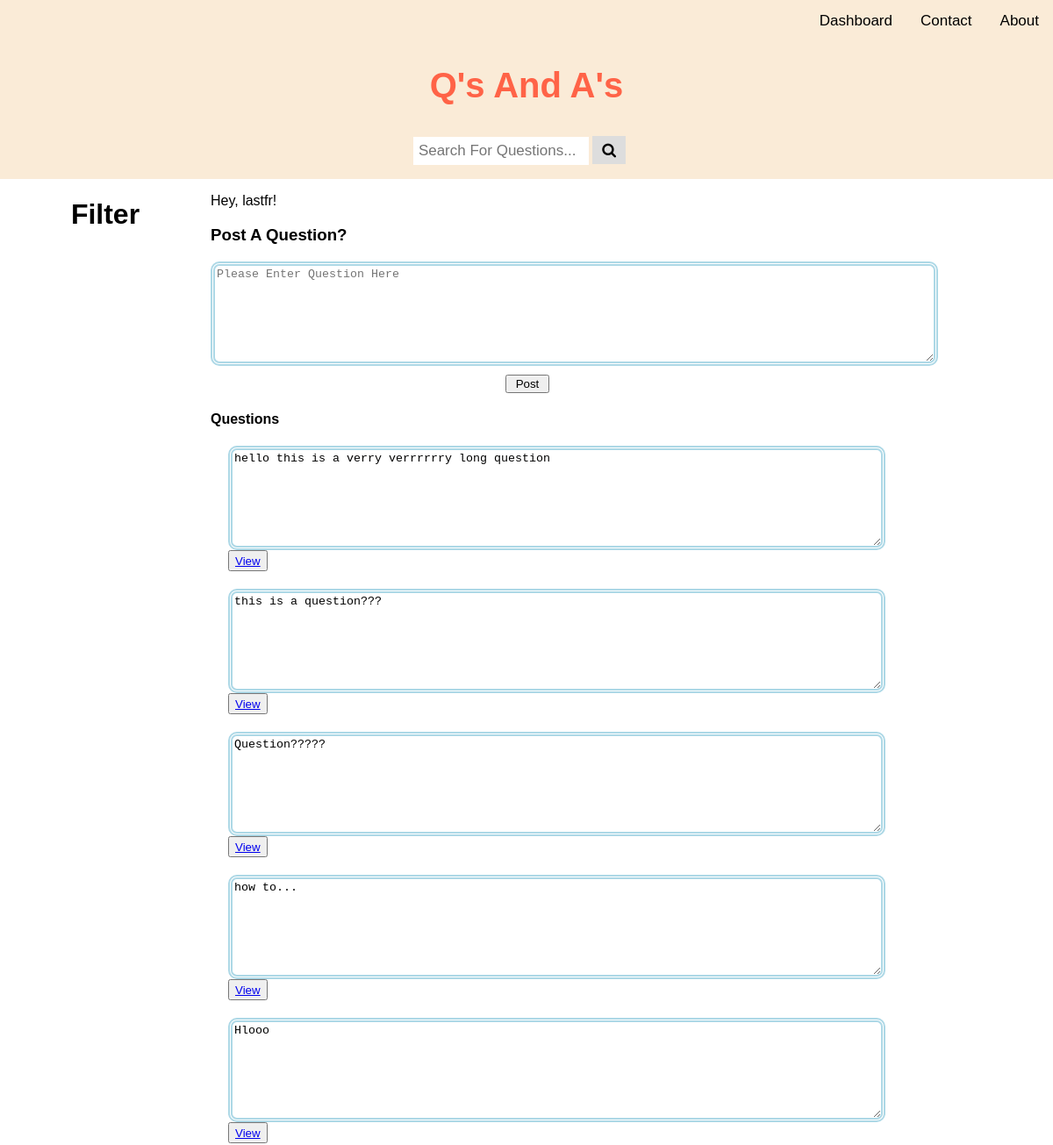
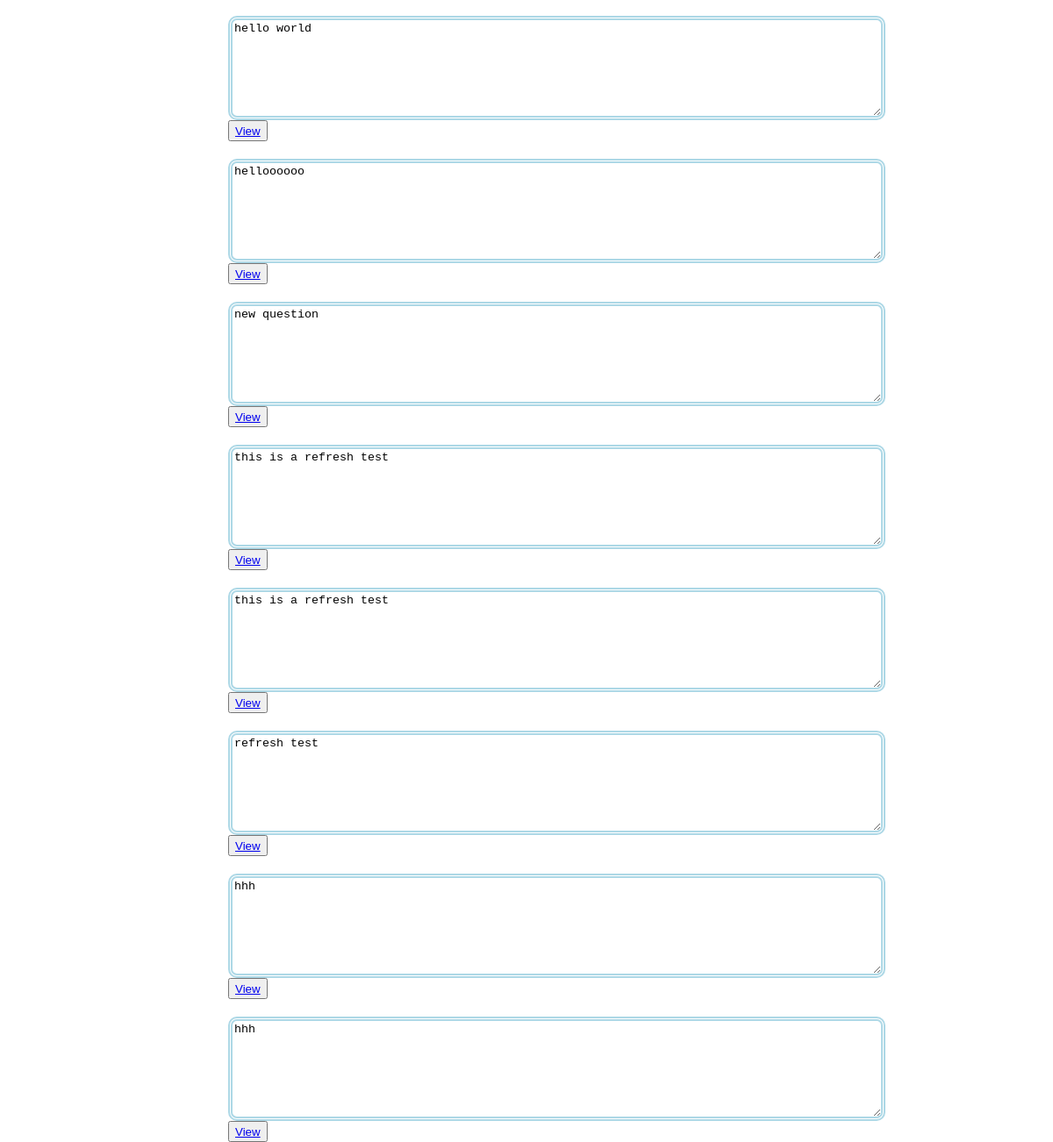
The app's page /home.php (signed in) with its own data (2 pictures, top to bottom).
### tables this page shows
CREATE TABLE `questions` (
  `q_id` int(11) NOT NULL,
  `description` varchar(255) NOT NULL,
  `user_id` int(11) NOT NULL
);

### home.php (the view, shortened to what this page needs)
<html>
    <link rel="stylesheet" href="home.css">
    <link rel="stylesheet" href="https://cdnjs.cloudflare.com/ajax/libs/font-awesome/4.7.0/css/font-awesome.min.css">
    <head>
        <div class="topnav0">
          <a href="#about">About</a>
          <a href="#contact">Contact</a>
          <a href="dashboard.php">Dashboard</a>
        </div>
        <div class="topnav">
            <h1 id="heading">Q's And A's</h1>
            <div class="search-container">
              <form action="/action_page.php">
                <input type="text" placeholder="Search For Questions..." name="search">
                <button type="submit"><i class="fa fa-search"></i></button>
              </form>
            </div>
          </div>
    </head>
    <body>
      <?php
        require "php/database_connect.php";
      ?>
      <div class="body-content">
        <div class="side-box">
          <h1>Filter</h1>
        </div>
        <div class="post-container">
        <p>Hey, <?php echo $_SESSION['first_name']; ?>!</p>
          <h3>Post A Question?</h3>
          <form action="" method="post">
          <textarea name="question_description" id="qpost" cols="100" rows="7" placeholder="Please Enter Question Here"></textarea><br>
          <input type="submit" id="postbutton" value="Post">
          </form>
          <h4>Questions</h4>
          <?php
            $query1="SELECT * FROM `questions`";
            $result1 = mysqli_query($conn, $query1) or die(mysql_error());
            $questions = mysqli_fetch_all($result1, MYSQLI_ASSOC);
            foreach($questions as $question){
            ?>
            <div id="question_box">
                <textarea cols="90" rows="7" readonly><?php echo $question['description'];?></textarea>
              <div id="question_buttons">
                <?php
                  echo "<button type='button'><a href='question_details.php?q_id=$question[q_id]&user_id=$_SESSION[id]' class='view_button'>View</button></a>";
                ?>
                </div>
            </div>
            <?php
            }
          ?>
        </div>
    </body>
</html>

### home.css (style rules this page uses)
#heading { color:tomato; background-color: antiquewhite; font-size: 40px; font-family: Impact, Haettenschweiler, 'Arial Narrow Bold', sans-serif; text-align: center; cursor:default; }
* { box-sizing: border-box; }
body { margin: 0; font-family: Arial, Helvetica, sans-serif; }
.topnav0 { overflow: hidden; background-color: antiquewhite; }
.topnav0 a { float: right; display: block; color: black; text-align: center; padding: 14px 16px; text-decoration: none; font-size: 17px; }
.topnav { overflow: hidden; background-color: antiquewhite; }
.topnav .search-container { text-align: center; }
.topnav input[type=text] { padding: 6px; width: 200px; margin-top: 8px; font-size: 17px; border: none; }
.topnav .search-container button { padding: 7.7px 11px; margin-top: 8px; margin-right: 16px; background: #ddd; font-size: 17px; border: none; cursor: pointer; }
.search-container input { width: 200px; }
.body-content { display: flex; height: 100%; width: 100%; }
.side-box { height: 100%; width: 20%; text-align: center; }
.post-container { width: 80%; }
#postbutton { cursor: pointer; margin-left: 10px; width: 50px; margin-top: 10px; align-items: center; margin-left: 35%; }
#question_box { width: inherit; height: inherit; margin: 20px 20px 20px 20px; display: block; }
#question_buttons { display: flex; height: 3%; }
textarea { border-radius: 10px; border: double lightblue 5px; }

### records on screen
questions: description "hello this is a verry verrrrrry long question"
questions: description "this is a question???"
questions: description "Question?????"
questions: description "how to..."
questions: description "Hlooo"
questions: description "hello world"
questions: description "helloooooo"
questions: description "new question"
questions: description "this is a refresh test"
questions: description "this is a refresh test"
questions: description "refresh test"
questions: description "hhh"
questions: description "hhh"

### other values on screen
$_SESSION['first_name'] "lastfr"
